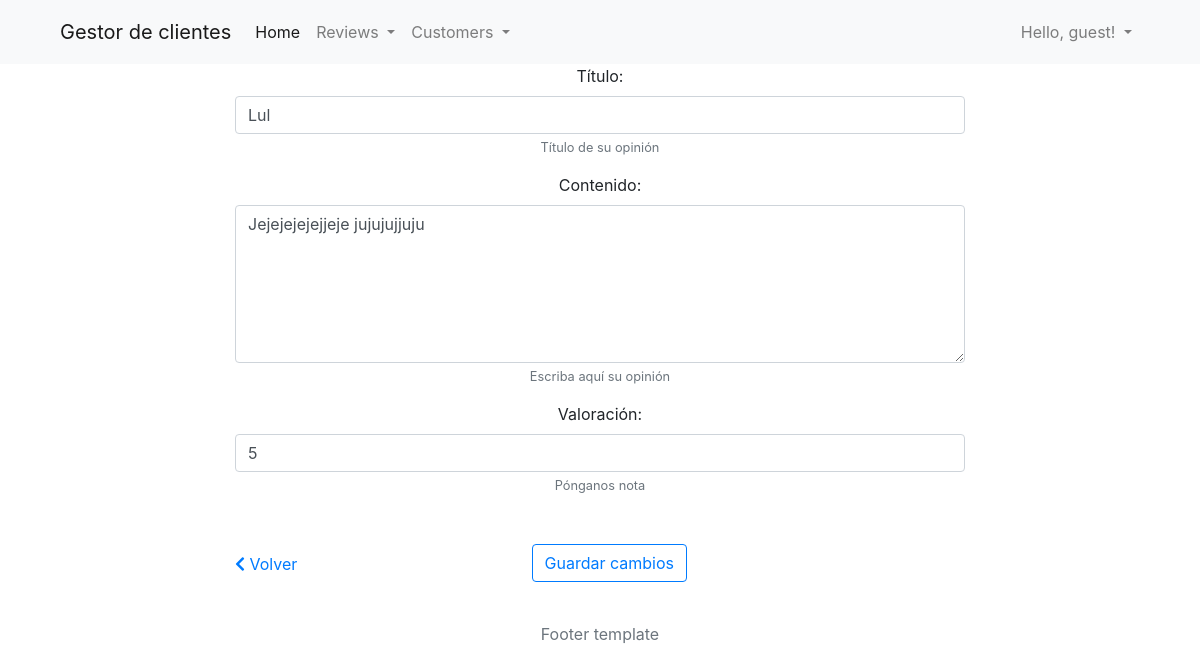
The app's page /cliente/reviews/update/4/ with its own data.
### gestion_clientes/models.py (models this page shows, shortened)
class Review(models.Model):
    title = models.CharField(max_length = 40, verbose_name = "Título")
    content = models.TextField(max_length = 400, verbose_name = "Contenido")
    published = models.DateTimeField(auto_now_add = True, verbose_name = "Fecha de publicación")
    valoration = models.IntegerField(validators=[MinValueValidator(0), MaxValueValidator(5)], verbose_name = "Valoración")
    edited = models.DateTimeField(auto_now = True, verbose_name = "Fecha de edición")
    author = models.ForeignKey(Customer, on_delete = models.CASCADE, verbose_name = "Escrito por", related_name= "reviews", null = True, blank = True)
    class Meta:
        verbose_name = "Opinión"
        verbose_name_plural = "Opiniones"
        ordering = ("title", "published", "edited", "valoration")

### gestion_clientes/views.py (the view, shortened to what this page needs)
# urls.py: path('reviews/update/<int:pk>/', ReviewUpdatePage.as_view(), name = "reviewUpdate"),
class ReviewUpdatePage(UpdateView):
    model = Review
    template_name = "reviews/update.html"
    form_class = ReviewForm

### gestion_clientes/templates/reviews/update.html (shortened to what this page needs)
{% extends 'base/base.html' %}
{% block content %}
<div class="container">
    <div class="row">
        <div class="col-md-8 offset-md-2">
            <div class="text-center">
                <form action="" method="POST">
                    {% include 'base/form_base.html' with form=form %}
                    <div class="form-group row mb-3 mt-5">
                        <div class="col-md-12 text-center">
                            <a class="float-left pt-2" href={% url 'reviewsIndex' %}><i class="fas fa-chevron-left"></i> Volver</a>
                            <button style="position: relative; left: -3%;" type="submit" class="btn btn-outline-primary">
                                Guardar cambios
                            </button>
                        </div>
                    </div>
                </form>
            </div>
        </div>
    </div>
</div>
{% endblock content %}

### gestion_clientes/templates/base/form_base.html (shortened to what this page needs)
{% load widget_tweaks %}
{% for field in form.visible_fields %}
    <div class="form-group">
        {{ field.label_tag }}
    {% if form.is_bound %}
        {% if field.errors %}
            {% render_field field class="form-control is-invalid" %}
            {% for error in field.errors %}
                <div class="invalid-feedback">
                    {{ error }}
                </div>
            {% endfor %}
        {% else %}
            {% render_field field class="form-control is-valid" %}
        {% endif %}
    {% else %}
        {% render_field field class="form-control" %}
    {% endif %}
    {% if field.help_text %}
        <small class="form-text text-muted">{{ field.help_text|safe }}</small>
    {% endif %}
    </div>
{% endfor %}

### records on screen
Review: title "Lul" "Jejejejejejjeje jujujujjuju" "5"

### other values on screen
{{ field.label_tag }} "Título:" "Contenido:" "Valoración:"
{{ field.help_text|safe }} "Título de su opinión" "Escriba aquí su opinión" "Pónganos nota"
